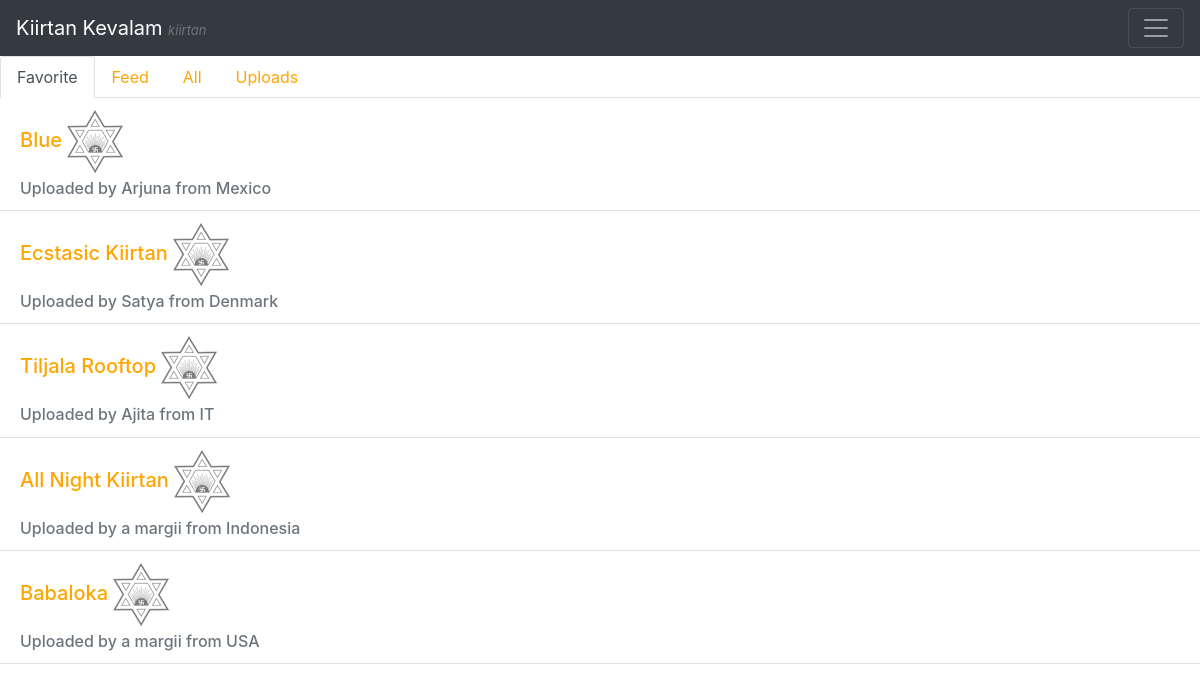
The app's page /kiirtanfeed/ (signed in), older data.
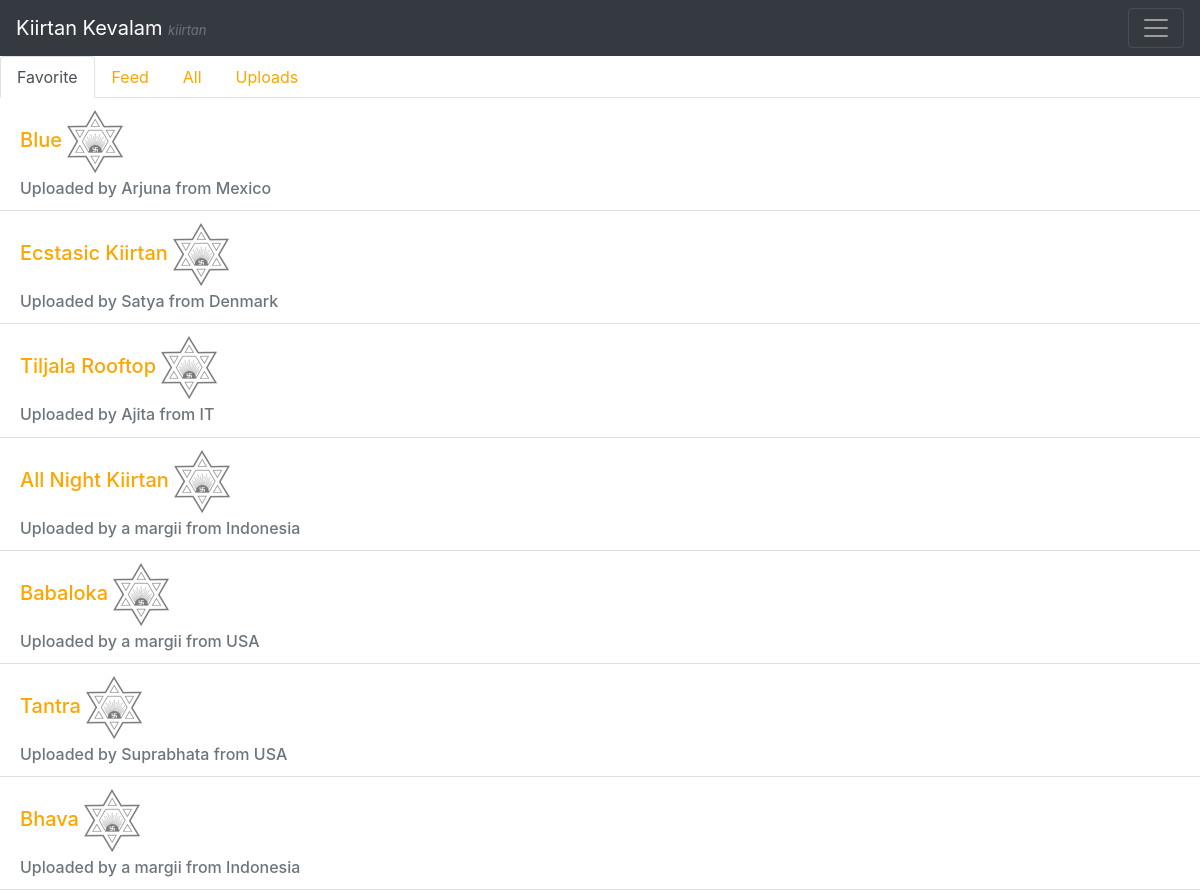
The same page, newer data.
### Song/models.py (models this page shows, shortened)
class Song(models.Model):
    title          = models.CharField(max_length=120)
    SONG_TYPES     = (
        ('KI', 'Kiirtan'),
        ('PS', 'Prabhat Samgiita'),
        ('BH', 'Bhajan'),
    )
    type           = models.CharField(max_length=30, choices=SONG_TYPES)
    capo           = models.PositiveIntegerField(blank=True, null=True)
    description    = models.TextField(blank=True)
    uploader       = models.ForeignKey('Profile', null=True, on_delete=models.SET_NULL)
    written_by     = models.CharField(max_length=50, blank=True)
    song_text      = models.TextField(blank=True)
    audio_file_path = models.FilePathField(path=None, match=None, max_length=100)
    upload_date    = models.DateField(auto_now=False, auto_now_add=True)
    edit_date      = models.DateField(auto_now=True, auto_now_add=False)

class Profile(models.Model):
    user          = models.OneToOneField(User,on_delete=models.CASCADE)
    sanskrit_name = models.CharField(max_length=100)
    country       = CountryField(max_length=50)
    city          = models.CharField(max_length=50, blank=True, null=True)
    profile_pic = models.ImageField(upload_to='profile_pics',blank=True)
    liked_songs   = models.ManyToManyField(Song, related_name="liked_songs", through='IsFavourite', null=True)

### Song/views.py (the view)
# urls.py: path('kiirtanfeed/', kiirtanfeed_view),
def kiirtanfeed_view(request):
    global kiirtanContext
    return render(request,"kiirtanfeed.html",kiirtanContext)

### Templates/kiirtanfeed.html (shortened to what this page needs)
{% extends "kiirtanfav.html" %}
{% block renderkiirtans %}
  {% include 'renderer.html' with songlist=allKiirtan%}
{% endblock renderkiirtans %}

### Templates/kiirtanfav.html (shortened to what this page needs)
{% extends "base.html" %}
{% block kiirtantabs %}
  <ul class="nav nav-tabs">
    <li class="nav-item">
      <a class="nav-link active" href="#kiirtanfav" data-toggle="tab">Favorite</a>
    </li>
    <li class="nav-item">
      <a class="nav-link" href="#kiirtanfeed" data-toggle="tab">Feed</a>
    </li>
    <li class="nav-item">
      <a class="nav-link" href="#kiirtanall" data-toggle="tab">All</a>
    </li>
    <li class="nav-item">
      <a class="nav-link" href="#kiirtanuploads" data-toggle="tab">Uploads</a>
    </li>
  </ul>
{% endblock kiirtantabs %}
{% block bodyblock %}
  {% block renderkiirtans %}{% endblock renderkiirtans %}
{% endblock bodyblock %}

### Templates/base.html (shortened to what this page needs)
<!DOCTYPE html>
<html lang="en">
<head>
    {% load static %}
    <link rel="stylesheet" href="{% static 'vendors/css/bootstrap.min.css' %}">
    <link rel="stylesheet" href="{% static 'resources/css/custom.css' %}">
</head>
<body>
    <nav class="firstnav navbar navbar-expand-xs navbar-dark bg-dark">
        <a class="navbar-brand" href="#">Kiirtan Kevalam <span class="text-muted type-in-title">{{ typeintitle }}</span></a>
        <button class="navbar-toggler" type="button" data-toggle="collapse" data-target="#navbarSupportedContent" aria-controls="navbarSupportedContent" aria-expanded="false" aria-label="Toggle navigation">
            <span class="navbar-toggler-icon"></span>
        </button>
    </nav>
    <nav class="navbar navbar-expand-lg navbar-light bg-light">
            <a class="navbar-brand" href="#">Navbar</a>
    </nav>
    {% block kiirtantabs %}
    {% endblock kiirtantabs %}
    {% block bodyblock %}
    {% endblock bodyblock %}
</body>
</html>

### Templates/renderer.html
{% load static %}
<ul class="list-group list-group-flush">
    {% if songlist %}
      {% for song in songlist %}
        {% include "listitem.html" %}
      {% endfor %}
    {% endif %}
</ul>

### Templates/listitem.html
{% load static %}
<div class="songlist-element">
    <li class="list-group-item">
        <h5 class="card-title"> <a href="#">{{ song.title }}</a>
            {% if song not in user.profile.liked_songs.all %}
                <a href="{% url 'add-song-view' id=song.pk %}">
                    <img id="grey-pratik" src="{% static 'resources/img/pratik.png' %}" alt="">
                </a>
            {% else %}
                <a href="{% url 'delete-song-view' id=song.pk %}">
                    <img id="grey-pratik" src="{% static 'resources/img/pratik.png' %}" alt="">
                </a>
            {% endif %}
        </h5>
        <h6 class="card-subtitle mt-10 text-muted">Uploaded by
            {% firstof song.uploader.sanskrit_name song.uploader.name "a margii"%} from {{ song.uploader.country }}</h6>
    </li>
</div>

### static/resources/css/custom.css (style rules this page uses)
.firstnav { position: absolute; z-index: 1000; width: 100%; right: 0px; }
.list-group-item { border-top: 0px solid rebeccapurple; }
.type-in-title { font-size: small; font-style: italic; }

Row changes from the older to the newer data that the page shows:
added Song: title "Tantra", uploader.sanskrit_name "Suprabhata", uploader.country "USA"
added Song: title "Bhava", uploader.sanskrit_name "a margii", uploader.country "Indonesia"
